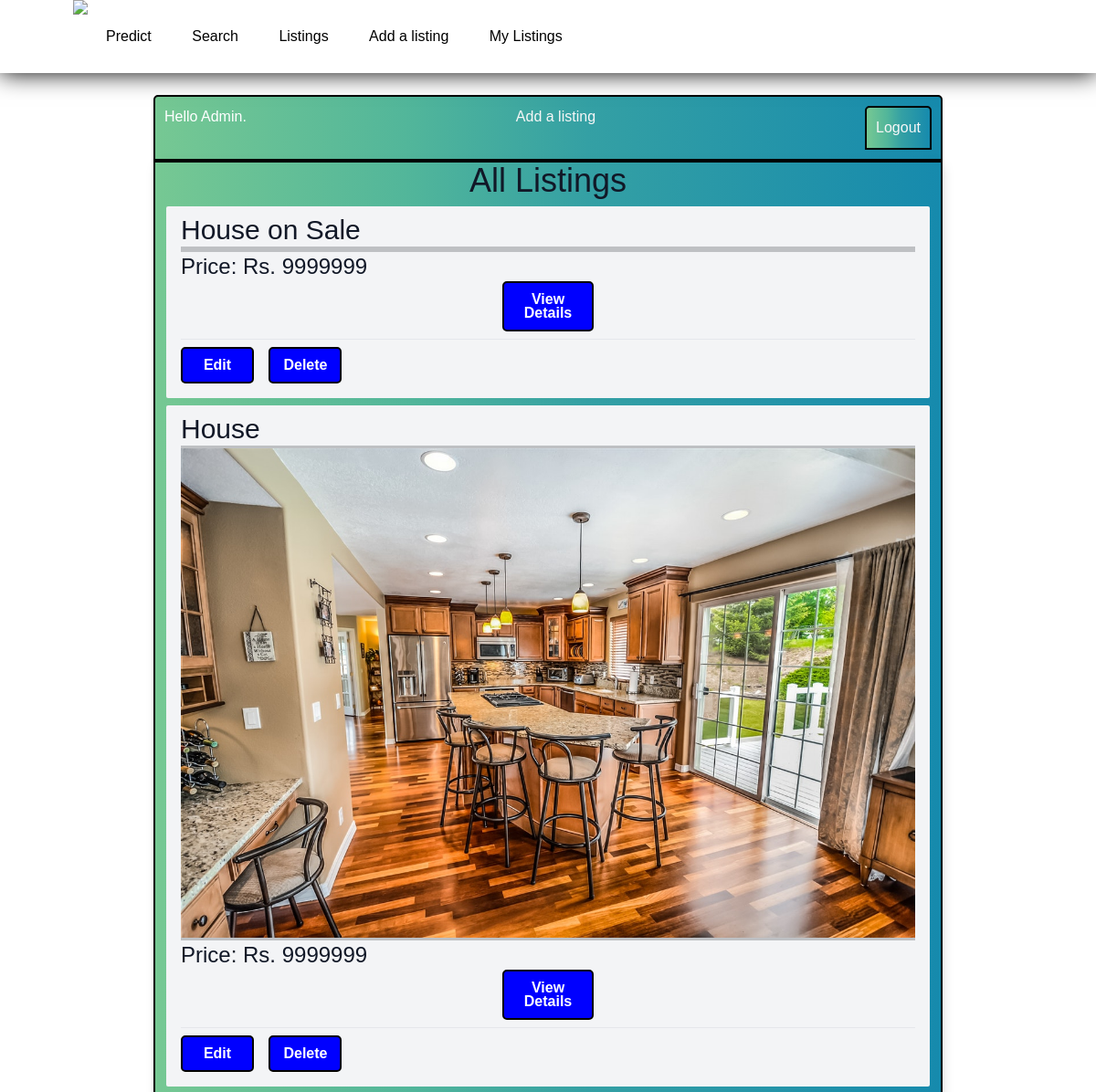
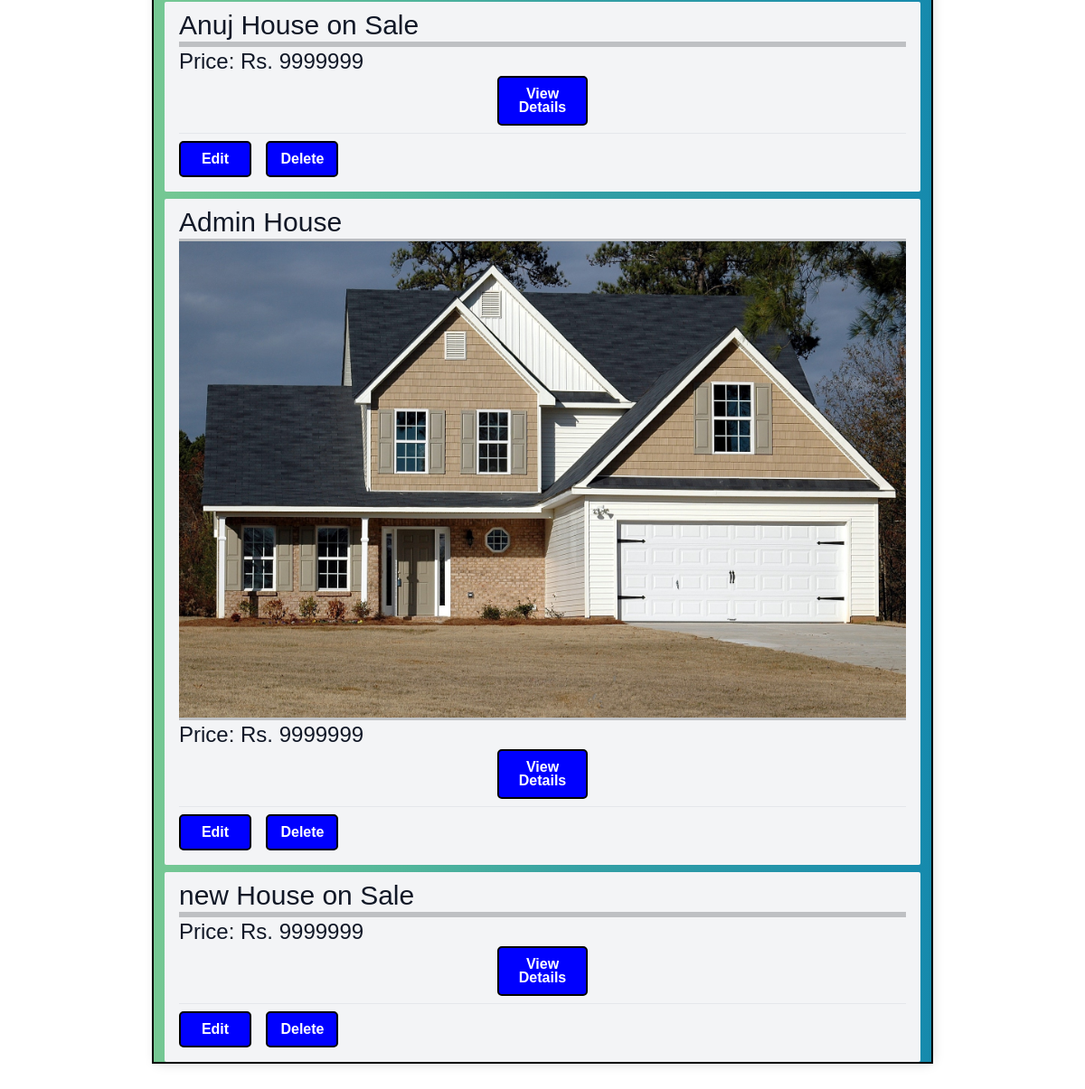
The app's page / (signed in) with its own data (2 pictures, top to bottom).
### listings/models.py (models this page shows, shortened)
class Listing(models.Model):
    Title = models.CharField(max_length=30, default='House on Sale')
    slug = models.CharField(max_length=100, null=True, blank=True)
    Location = models.CharField(max_length=30, default='Kalanki')
    City = models.CharField(max_length=30, default='Kathmandu')
    Price = models.IntegerField(default=9999999)
    Bedroom = models.IntegerField(default=1)
    Bathroom = models.IntegerField(default=1)
    Floors = models.IntegerField(default=1)
    Parking = models.IntegerField(default=1)
    Face = models.CharField(max_length=30, default="East")
    Area = models.IntegerField(default=100)
    Road_Width = models.IntegerField(default=0)
    Road_Type = models.CharField(max_length=30, default="Concrete")
    Build_Area = models.IntegerField(default=100)
    Amenities = models.CharField(max_length=30, default="Bathroom")
    Contact_number = models.IntegerField(default=9845654321)
    Contact_mail = models.EmailField(max_length=30, default='admin@gmail.com')
    Image = models.ImageField(max_length = 254)
    user = models.ForeignKey(User, on_delete=models.SET_NULL,null=True)
    is_sold = models.BooleanField(default=False)
    Description = models.CharField(max_length=1000, default="Please describe your estate here. You may also justify the price of your estate here.")
    likes = models.ManyToManyField(User, related_name='estate')

### listings/views.py (the view)
# urls.py: path('', listing_list, name='listing_list'),
def listing_list(request):
    listings = Listing.objects.all()
    context = {
        "listings" : listings
    }
    return render(request, "listings.html", context)

### templates/listings.html (shortened to what this page needs)
<!DOCTYPE html>
<html lang="en">
<head>
    <script src="https://cdn.tailwindcss.com"></script>
    <link href="https://cdn.jsdelivr.net/npm/bootstrap@5.2.0-beta1/dist/css/bootstrap.min.css" rel="stylesheet"
>
</head>
<body>
  <header>
    <a href="/"><img src="https://png.pngtree.com/template/20190217/ourmid/pngtree-real-estate-logohome-logohouse-logosimple-design-image_56618.jpg"></a>
    <nav>
        <ul>
        <li>
        <a href="{% url 'prediction' %}">Predict</a>
        </li>
        <li>
        <a href="{% url 'listing_search' %}">Search</a>
        </li>
        <li>
        <a href="{% url 'listing_list' %}">Listings</a>
        </li>
        <li>
        <a href="{% url 'listing_create' %}">Add a listing</a>
        </li>
        <li>
        <a href="{% url 'user_specific_listings' %}">My Listings</a>
        </li>
    </ul>
    </nav>
    </header>
    <div class="mx-auto max-w-5xl px-20 py-4">
    <div class="header-bar">
        <div>
            Hello {{request.user|title}}.
        </div>
        {% if request.user.is_staff %}
        <div>
            <a href="/add-listing" class="text-blue-800">Add a listing</a>
        </div>
        {% endif %}
        <div class="header-bar">
            {% if request.user.is_authenticated %}
            <a href="{% url 'logout' %}"> Logout </a>
            {%else%}
            <a href="{% url 'login' %}"> Login </a>
            {%endif%}
        </div>
    </div>
    <div class="container">
        <center><h1 class="text-4xl text-gray-900">All Listings</h1></center>
        {% for listing in listings %}
        <div class="mt-2 px-3 py-2 bg-gray-100 rounded-sm">
            <h3 class="text-3xl text-gray-900">{{ listing.Title }}</h3><hr><hr><hr>
            {% if listing.Image %}
            <img src="{{ listing.Image.url }}" alt="">
            {% endif %}
            <hr><hr><hr><h2 class="text-2xl text-gray-900">Price: Rs. {{listing.Price}}</h2>
            <center><a href="/listings/{{ listing.slug }}/" class="button">View Details</a></center>
            {% if request.user.is_staff %}
            <div class="mt-2 py-2 border-t border-gray-200">
                <a href="/listings/{{ listing.id }}/edit/" class="other-buttons">
                    Edit</a>
                <a href="/listings/{{ listing.id }}/delete/" class="ml-3 other-buttons">
                    Delete</a>
            </div>
            {% endif %}
        </div>
        {% endfor %}
    </div>
</body>
</html>

### templates/listings.html (style rules this page uses)
.button { display: inline-block; width: 100px; height: 55px; background: blue !important; padding: 10px; text-align: center; border-radius: 5px; color: white; font-weight: bold; line-height: 15px; text-decoration: none; border: 2px solid #000; }
.other-buttons { display: inline-block; width: 80px; height: 40px; background: blue !important; padding: 10px; text-align: center; border-radius: 5px; color: white; font-weight: bold; line-height: 15px; text-decoration: none; border: 2px solid #000; }
.header-bar { display: flex; justify-content: space-between; color: #fff; padding: 10px; border-radius: 5px 5px 0 0; background: linear-gradient(90deg, #76C893 0%, #52B69A 32%, #34A0A4 55%, #168AAD 100%); border: 2px solid #000 }
.container { max-width: 1550px; margin: auto; background-color: rgba(136, 5, 5, 0.421); -webkit-box-shadow: 2px 2px 13px -4px rgba(0, 0, 0, 0.21); box-shadow: 2px 2px 13px -4px rgba(0, 0, 0, 0.21); background: linear-gradient(90deg, #76C893 0%, #52B69A 32%, #34A0A4 55%, #168AAD 100%); border: 2px solid #000 }
.header-bar a { color: rgb(247, 247, 247); text-decoration: none; }
header img { height: 80px; margin-left: 80px; }
body { background-size: cover; background-image: url('https://images.pexels.com/photos/235985/pexels-photo-235985.jpeg?auto=compress&cs=tinysrgb&w=1260&h=750&dpr=1'); font-family: sans-serif; margin-top: 80px; padding: 80px; }
header { background-color: white; position: fixed; top: 0; left: 0; right: 0; height: 80px; display: flex; align-items: center; box-shadow: 0 0 25px 0 black; }
header * { display: inline; }
header li { margin: 20px; }
header li a { color: black !important; }

### records on screen
Listing: Title "House on Sale", Price "9999999"
Listing: Title "House", Image (picture), Price "9999999"
Listing: Title "Anuj House on Sale", Price "9999999"
Listing: Title "Admin House", Image (picture), Price "9999999"
Listing: Title "new House on Sale", Price "9999999"

### other values on screen
{{ request.user|title }} "Admin"
